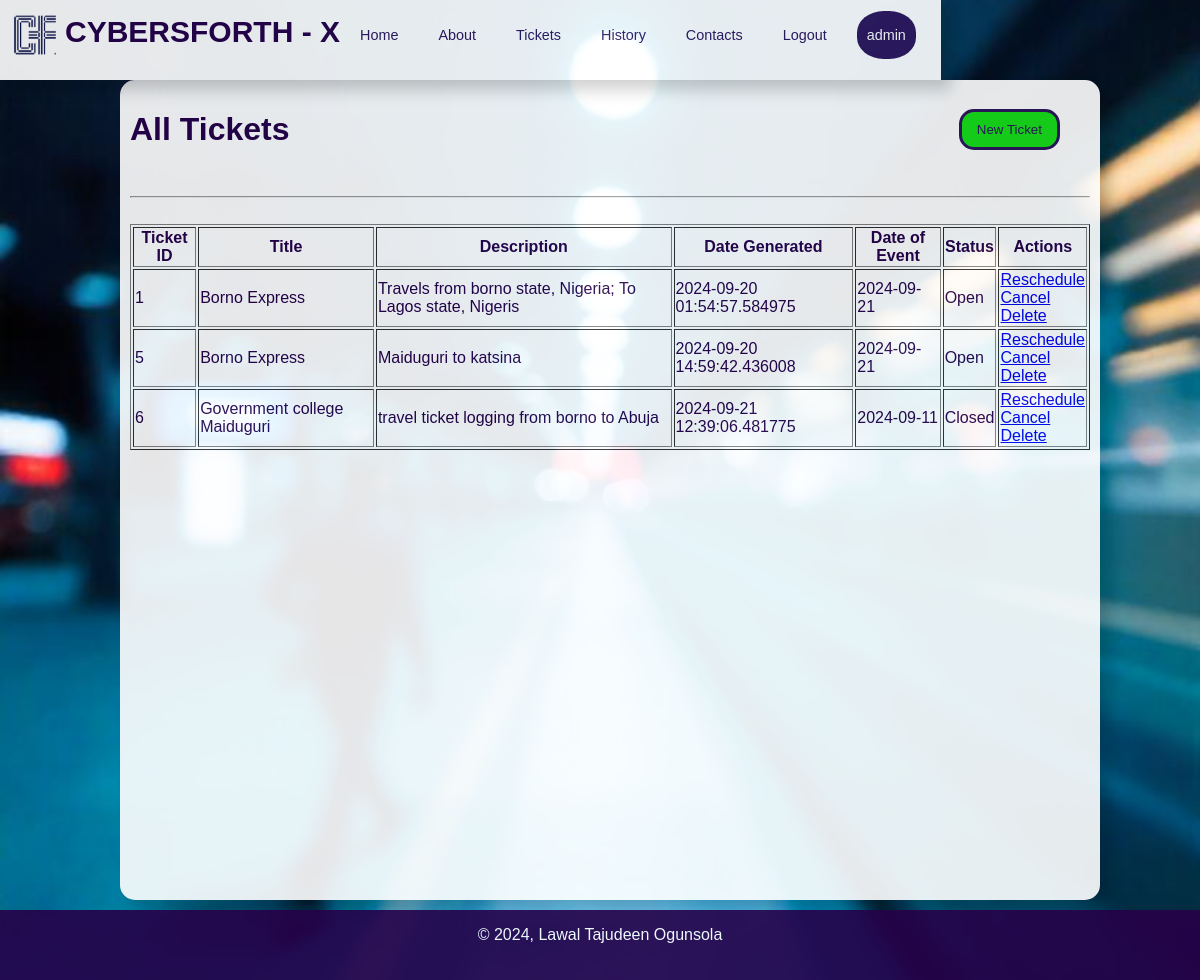
Before: /tickets (signed in) with the older database file.
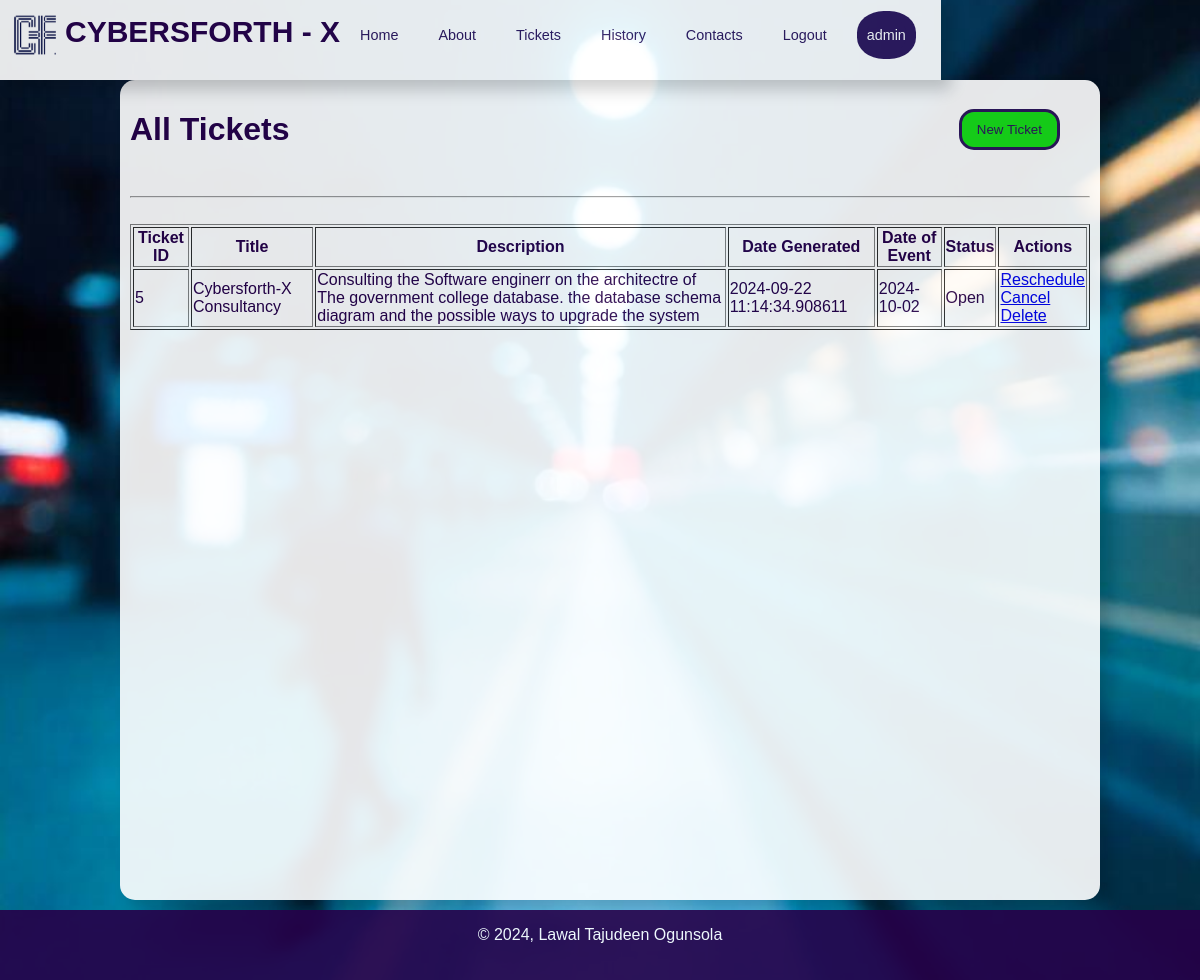
After: the same page with the newer database file.
### app/base_model.py (models this page shows, shortened)
class User(db.Model, UserMixin):
    __tablename__ = 'users'
    id = db.Column(db.Integer,
                   primary_key=True)
    username = db.Column(db.String(80),
                         unique=True,
                         nullable=False)
    email = db.Column(db.String(120),
                      unique=True,
                      nullable=False)
    password_hash = db.Column(db.String(255),
                         nullable=False)
    first_name = db.Column(db.String(50),
                           nullable=False)
    last_name = db.Column(db.String(50),
                          nullable=False)
    phone_number = db.Column(db.String(15),
                             unique=True,
                             nullable=False)
    tickets = db.relationship('Ticket',
                              backref='creator',
                              lazy=True)
    appointments = db.relationship('Appointment',
                                   backref='creator',
                                   lazy=True)
    created_at = db.Column(db.DateTime,
                           nullable=False,
                           default=datetime.now(timezone.utc))

class Ticket(db.Model, UserMixin):
    __tablename__ = 'tickets'
    id = db.Column(db.Integer, primary_key=True)
    title = db.Column(db.String(100), nullable=False)
    description = db.Column(db.Text, nullable=False)
    date = db.Column(db.DateTime,
                           nullable=False,
                           default=datetime.now(timezone.utc))
    event_date = db.Column(db.Date, nullable=False)
    status = db.Column(db.String(10), nullable=False, default='Open')
    user_id = db.Column(db.Integer, db.ForeignKey('users.id'))
    def update_status(self):
        current_time = datetime.now(timezone.utc)
        '''Ensuring that both dates are compared as datetime objects'''
        if self.status != 'canceled' and self.event_date:
            if isinstance(self.event_date, datetime):
                '''
                    If event_date includes time,
                    compare it directly with the current_time
                '''
                if self.event_date < current_time and self.status == 'open':
                    self.status = 'closed'
                    db.session.commit()
            else:
                if self.event_date < current_time.date() and self.status == 'open':
                    self.status = 'closed'
                    db.session.commit()

### app/routes.py (the view)
@routes.route('/tickets')
@login_required
def View_tickets():
    tickets = Ticket.query.filter_by(user_id=current_user.id).all()
    for ticket in tickets:
        ticket.update_status()
    db.session.commit()
    return render_template('view_tickets.html', tickets=tickets)

### app/__init__.py (called while the page is built)
def create_app():
    app = Flask(__name__,
                template_folder='../templates',
                static_folder='../static')
    '''database configuration'''
    app.config.from_object(Config)
    ''' initializing the app with extesions'''
    db.init_app(app)
    migrate.init_app(app, db)
    login_manager.init_app(app)
    bcrypt.init_app(app)
    '''
        register Blueprint
    '''
    from .routes import routes
    app.register_blueprint(routes)
    login_manager.init_app(app)
    login_manager.login_view = 'routes.Login'
    from .base_model import User
    @login_manager.user_loader
    def load_user(user_id):
        return User.query.get(int(user_id))
    return app

### templates/view_tickets.html
{% extends 'layout.html' %}
{% block header %}
<link rel='stylesheet' href="{{ url_for('static', filename='./css/view_tickets.css') }}" />
{% endblock header %}
{% block contents %}
<div class='sec-1'>
    <h1>All Tickets</h1>
    <a class='new_ticket' href="{{ url_for('routes.Create_ticket') }}"><button>New Ticket</button></a>
</div><br />
<hr /><br />
<table border="1">
    <thead>
        <tr>
            <th>Ticket ID</th>
            <th>Title</th>
            <th>Description</th>
            <th>Date Generated</th>
            <th>Date of Event</th>
            <th>Status</th>
            <th>Actions</th>
        </tr>
    </thead>
    <tbody>
        {% for ticket in tickets %}
        <tr>
            <td>{{ ticket.id }}</td>
            <td>{{ ticket.title }}</td>
            <td>{{ ticket.description }}</td>
            <td>{{ ticket.date }}</td>
            <td>{{ ticket.event_date }}</td>
            <td>{{ ticket.status }}</td>
            <td>
                <a href="{{ url_for('routes.Reschedule_ticket', ticket_id=ticket.id) }}" class="btn btn-warning">Reschedule</a>
                <br />
                <a href="{{ url_for('routes.Cancel_ticket', ticket_id=ticket.id) }}" class="btn btn-danger" onclick="return confirm('Are you sure you want to cancel this ticket?')">Cancel</a>
                <br />
                <a href="{{ url_for('routes.Delete_ticket', ticket_id=ticket.id) }}" class="btn btn-danger" onclick="return confirm('Are you sure you want to cancel this ticket?')">Delete</a>
            </td>
        </tr>
        {% endfor %}
    </tbody>
</table>
{% endblock contents %}

### templates/layout.html (shortened to what this page needs)
<!DOCTYPE html>
<html lang="en">
    <head>
        <link rel="stylesheet" href="{{ url_for('static', filename='./css/layout.css') }}">
        {% block header %}{% endblock %}
    </head>
    <body>
        <header>
        {% include 'header.html' %}
        </header>
        <main>
            {% block contents %}
            {% endblock %}
        </main>
        {% include 'footer.html' %}
    </body>
</html>

### templates/header.html (shortened to what this page needs)
{% block header %}
<link rel='stylesheet' href="{{ url_for('static', filename='header.css') }}" />
{% endblock %}
{% block contents %}
<nav>
    <div class='divHead'>
        <img src="{{ url_for('static', filename='./images/logo.png') }}" alt="brand logo">
        <h1>CYBERSFORTH - X</h1>
    </div>
    <div>
        <ul class='nav-links'>
            <li>
                <a href="{{ url_for('routes.Home') }}">Home</a>
            </li>
            <li>
                <a href="{{ url_for('routes.About') }}">About</a>
            </li>
            <li>
                <a href="{{ url_for('routes.Ticket_page') }}">Tickets</a>
            </li>
            <li>
                <a href="{{ url_for('routes.View_tickets') }}">History</a>
            </li>
            <li>
                <a href='#'>Contacts</a>
            </li>
            {% if current_user.is_authenticated %}
                <li>
                    <a href="{{ url_for('routes.Logout') }}" >Logout</a>
                </li>
                <li class='user_profile'>
                    <a href="{{ url_for('routes.Dashboard') }}" >{{ current_user.username }}</a>
                </li>
            {% endif %}
        </ul>
    </div>
</nav>
{% endblock contents %}

### templates/footer.html
<footer>
    <p>&copy 2024, Lawal  Tajudeen Ogunsola</p>
</footer>

### static/css/layout.css (style rules this page uses)
body { background-color: #c0c0c0; padding: 0; margin: 0; opacity: 0.9; }
body { margin: 0; font-family: Arial, sans-serif; background-image: url('../images/bg-2.jpeg'); background-size: cover; background-attachment: fixed; background-position: center; background-repeat: no-repeat; color: #333; }
nav { display: flex; height: 70px; padding: 10px; justify-content: space-between; align-content: center; align-items: center; box-shadow: 10px 10px 15px rgba(0, 0, 0, 0.2); }
nav img { height: 50px; width: 50px; }
.divHead { display: flex; flex-wrap: wrap; justify-content: center; align-content: center; text-align: center; }
.divHead h1 { color: #260049; font-size: 30px; margin: 5px; }
nav { background-color: #fff; }
nav ul { list-style-type: none; padding: 0; margin: 0; display: flex; align-items: center; }
nav ul li { margin-right: 15px; font-size: 90%; }
nav ul li a, .edit_profile { color: #2E175D; text-decoration: none; }
nav ul li, .edit_profile { margin: 8px, 0; text-align: center; width: 80%; padding: 6px 10px; transition: #2E175D 0.5s ease, #fff 0.3s ease; position: relative; margin: 5px; border-radius: 15px; }
nav ul li a { color: #2E175D; text-decoration: none; width: 100%; height: 100%; display: block; padding: 10px 0; box-sizing: border-box; }
main { background-color: #fff; color: #260049; width: 80%; margin: 10px 10%; padding: 10px; min-height: 100vh; border-radius: 15px; justify-content: center; box-shadow: 10px 10px 15px rgba(0, 0, 0, 0.2); }
footer { display: flex; height: 70px; width: 100%; position: relative; bottom: 0; background-color: #260049; color: #fff; align-content: center; justify-content: center; }
.user_profile, .user_profile a { background-color: #2E175D; color: #fff; border-radius: 45%; }

### static/css/view_tickets.css (style rules this page uses)
.sec-1 { display: flex; justify-content: space-between; align-content: center; align-items: center; text-align: center; }
.new_ticket { margin-right: 30px; }
.new_ticket button { padding: 10px 15px; border-radius: 15px; border: 3px solid #2E175D; background-color: transparent; color: #2E175D; cursor: pointer; }
.new_ticket button { background-color: rgb(24, 223, 24); color: #2E175D; }

### static/css/header.css (style rules this page uses)
header { display: flex; height: 70px; justify-content: space-between; align-content: center; align-items: center; }
nav ul { list-style-type: none; padding: 0; margin: 0; display: flex; align-items: center; }
nav ul li { margin-right: 15px; font-size: 90%; }
nav ul li a { color: #2E175D; text-decoration: none; }

Changed rows visible on the page:
removed Ticket: id "1", title "Borno Express", description "Travels from borno state, Nigeria; To Lagos state, Nigeris", date "2024-09-20 01:54:57.584975", event_date "2024-09-21", status "Open"
removed Ticket: id "6", title "Government college Maiduguri", description "travel ticket logging from borno to Abuja", date "2024-09-21 12:39:06.481775", event_date "2024-09-11", status "Closed"
changed Ticket "Open": title "Borno Express" → "Cybersforth-X Consultancy"; description "Maiduguri to katsina" → "Consulting the Software enginerr on the architectre of The government college database. the database schema diagram and the possible ways to upgrade the system"; date "2024-09-20 14:59:42.436008" → "2024-09-22 11:14:34.908611"; event_date "2024-09-21" → "2024-10-02"
